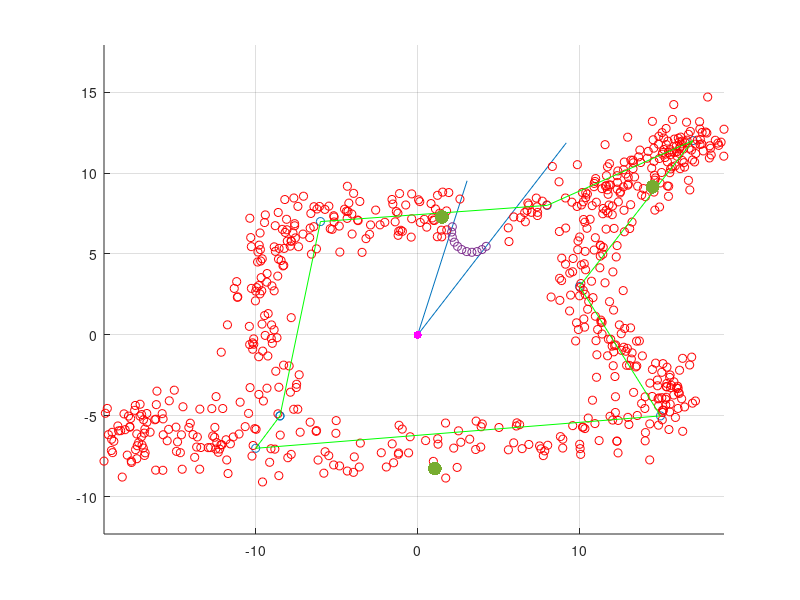

The MATLAB source for this figure:
clc;
clear all;
close all;


shape_x = [-8.5 -6 8 17 10 15 -10 -8.5];
shape_y = [-5 7 8 12 3 -5 -7 -5];


r_x = 0;
r_y = 0;

robot = [r_x r_y];

obs_r = 1.25;
phi = 0:pi/12:2*pi;

obs_x = 7*rand(1,1)+obs_r*cos(phi);
obs_y = 7*rand(1,1)+obs_r*sin(phi);

% obs_x = [2 4 10 12];
% obs_y = [2 3 4 0];

%obs_x = awgn(obs_x,.0000001);
%obs_y = awgn(obs_y,.0000001);

t_x = 1:length(shape_x);
t_y = 1:length(shape_y);

t_xs = 1:1/1000:length(shape_x);
t_ys = 1:1/1000:length(shape_y);

xs = spline(t_x,shape_x,t_xs);
ys = spline(t_y,shape_y,t_ys);

xs = awgn(xs,.00000001);
ys = awgn(ys,.00000001);



d_wall = [];
th_wall = [];

d_obs = [];
th_obs = [];



for i = 1:length(t_xs)
    d_wall(i) = sqrt((r_x-xs(i))^2+(r_y-ys(i))^2);
    th_wall(i) = atan2((ys(i)-r_y),(xs(i)-r_x));   
end

for i = 1:length(obs_x)
    d_obs(i) = sqrt((r_x-obs_x(i))^2+(r_y-obs_y(i))^2);
    th_obs(i) = atan2((obs_y(i)-r_y),(obs_x(i)-r_x));

    
end

ind = find(max(th_obs)>th_wall & min(th_obs)<th_wall);

ind2 = find(max(th_obs)==th_obs);
ind3 = find(min(th_obs)==th_obs);

ind4 = find(d_obs(ind2)<d_obs & d_obs(ind3)<d_obs); 

xs(ind) = [];
ys(ind) = [];

obs_x(ind4) = [];
obs_y(ind4) = [];

room_vec_x = horzcat(xs,obs_x);
room_vec_y = horzcat(ys,obs_y);

room_vec_d = sqrt(room_vec_x.^2+room_vec_y.^2);


ave_room_d = mean(room_vec_d);
obj_index = [];
old_diff = 0;

for r = 1:length(room_vec_d)-1
    diff = abs(room_vec_d(r) - room_vec_d(r+1));
    if abs(diff - old_diff) < 0.0002
        obj_index(r) = r;
    end
    old_diff = diff;
end

obj_index = find(obj_index~=0);

hold on; grid on;
axis('equal')
line([0 15*cos(min(th_obs))],[0 15*sin(min(th_obs))])
line([0 10*cos(max(th_obs))],[0 10*sin(max(th_obs))])
scatter(shape_x,shape_y)
scatter(xs(1:10:end),ys(1:10:end),'r')
plot(shape_x,shape_y,'g')
scatter(r_x,r_y,'m','filled')
scatter(obs_x,obs_y)
scatter(xs(obj_index),ys(obj_index),100,'filled')